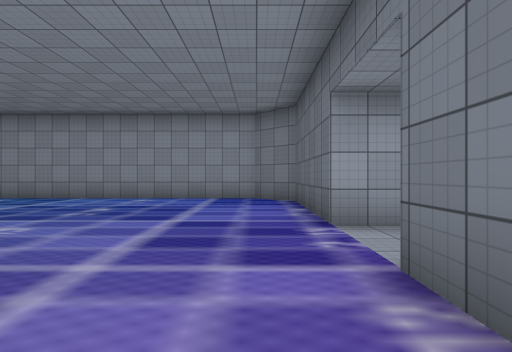
View 1 (above)

16 first-person views from a walk through a 3-D level made in the Unity game engine. The camera is 1.3 m above the floor, looks level and sees 85° across. The floor is counted in squares, 2 m on a side. Each view is taken from the middle of a square. On the plan, view 1 faces up. The plan holds only what a view shows up to about 9 squares ahead; the rest is blank. The place goes on beyond the plan. The player is left out. Some surface patterns are stand-ins.

View 2
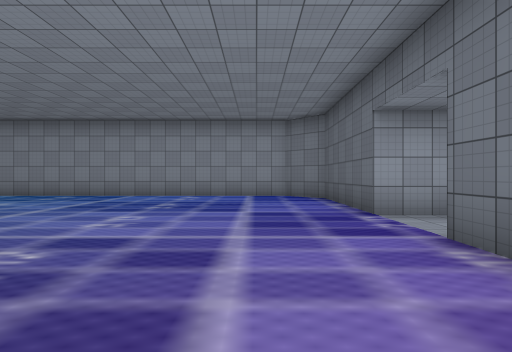

View 3
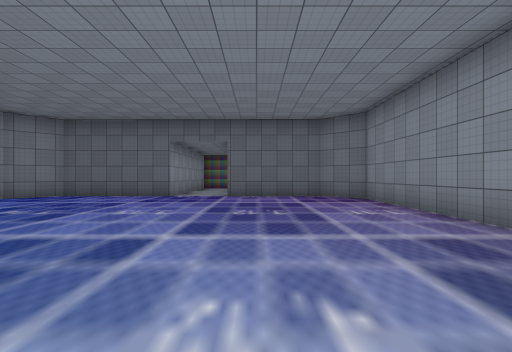

View 4
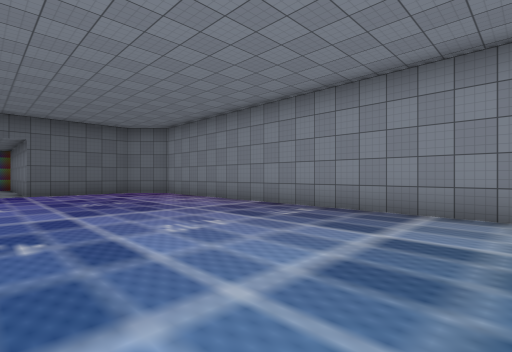

View 5
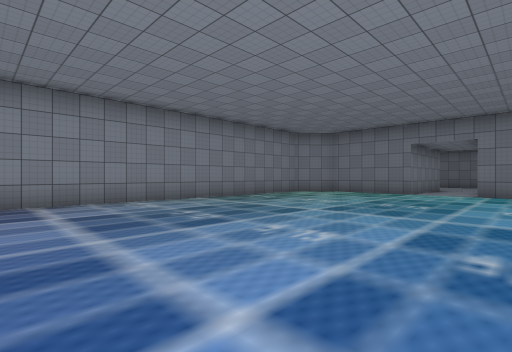

View 6
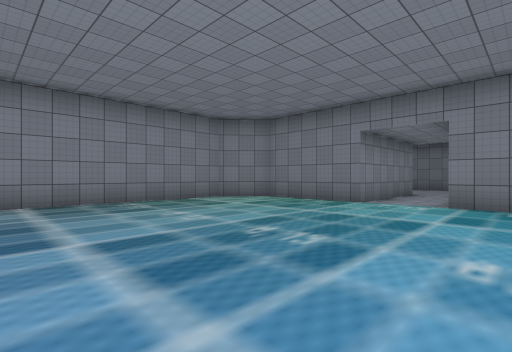

View 7
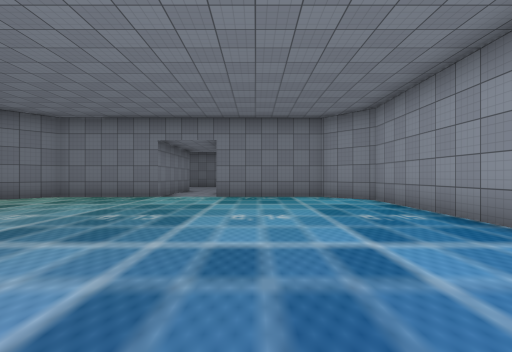

View 8
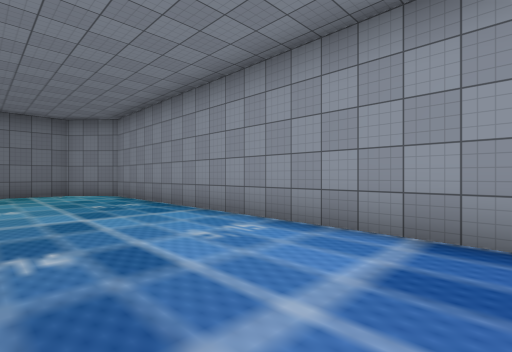

View 9
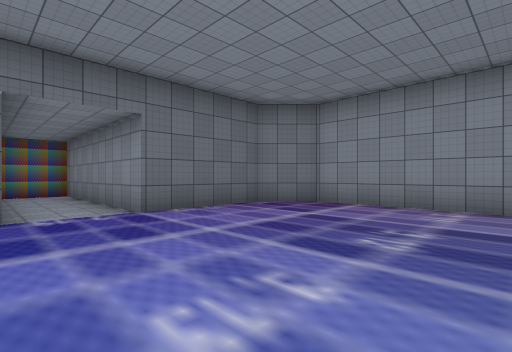

View 10
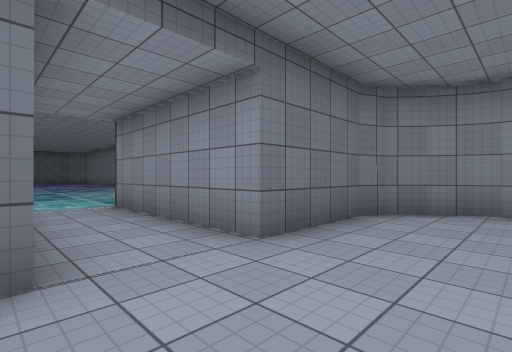

View 11
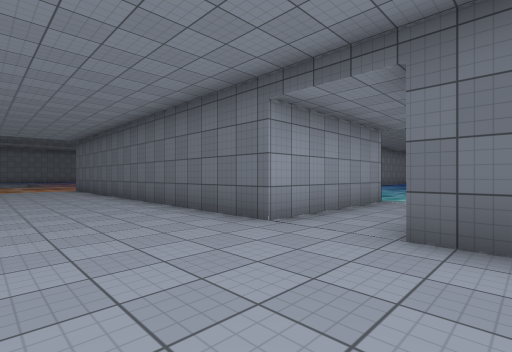

View 12
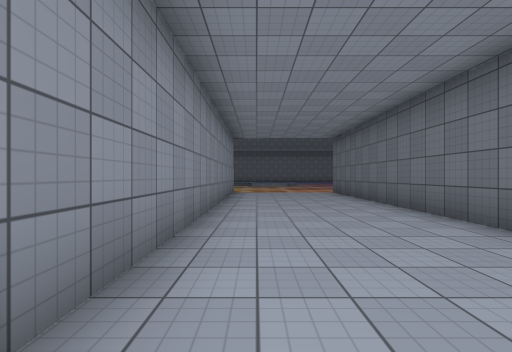

View 13
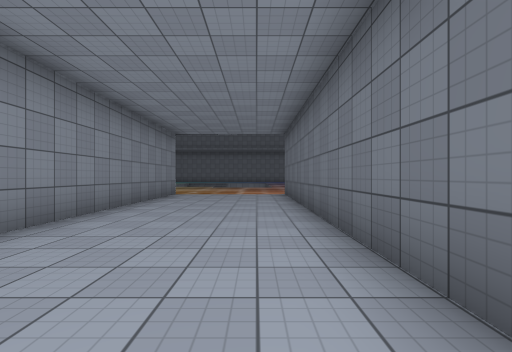

View 14
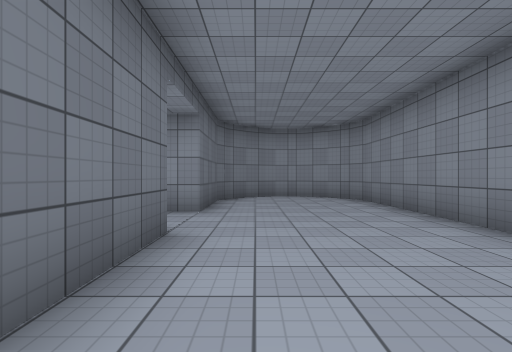

View 15
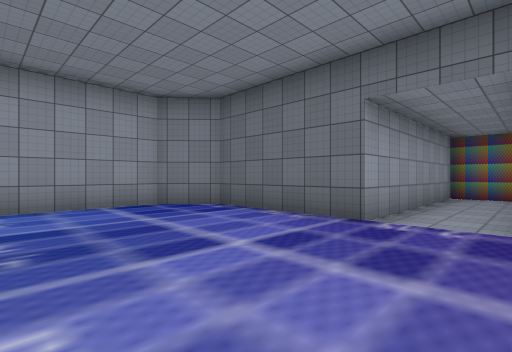

View 16
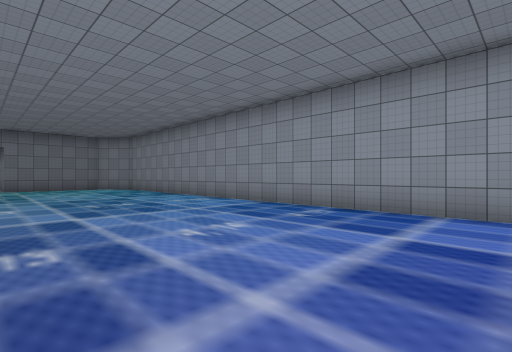

### Floor plan
Points are (right, up) in squares from view 1. A wall is a line through its corners. A room is listed if a view was taken in it or the views show most of it. See-through windows are left out.
Room 1 (views 1, 2, 3, 4, 5, 6, 7, 8, 9, 15, 16)
walls: (-18.7, 1.9) (-18.7, -1.1) (-17.5, -2.2) (-0.1, -2.1) (1, -1.1) (1, 1.9) (6.8, 1.9) (6.9, 3.8) (1, 3.8) (1, 7.2) (0, 8.2) (-17.5, 8.2) (-18.8, 7.1) (-18.7, 3.8)
ways out: opening at (-19, 3) to room 2
Room 2 (views 10, 11, 12, 13, 14)
walls: (-18.7, 3.8) (-23, 3.8) (-23, 14); (-25.7, -1.7) (-25.2, -1.8); (-24.7, -1.8) (-24, -1.6) (-23.2, -1) (-23, -0.4) (-23, 1.9) (-18.7, 1.9); (-26.9, 14) (-26.9, -0.4) (-26.7, -1) (-26.2, -1.4) (-25.4, -1.8) (-24.5, -1.8) (-23.7, -1.4)
ways out: opening at (-19, 3) to room 1

Positions as (right, up) in squares from view 1, and headings:
1: (0, 0), facing up
2: (-1, -1), facing up
3: (-8, 1), facing right
4: (-10, 3), facing down-right
5: (-8, 5), facing down-left
6: (-12, 5), facing down-left
7: (-10, 5), facing left
8: (-8, 5), facing up-left
9: (-4, 4), facing down-right
10: (-25, 4), facing down-right
11: (-26, 1), facing up-right
12: (-26, 4), facing up
13: (-24, 5), facing up
14: (-24, 7), facing down
15: (-3, 2), facing up-right
16: (-4, 3), facing up-left
